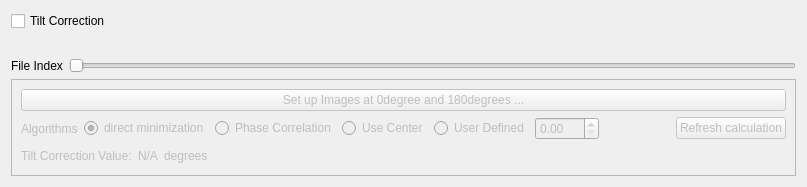
          <widget class="QWidget" name="page_2">
           <property name="geometry">
            <rect>
             <x>0</x>
             <y>0</y>
             <width>807</width>
             <height>187</height>
            </rect>
           </property>
           <attribute name="label">
            <string>Tilt Correction</string>
           </attribute>
           <layout class="QVBoxLayout" name="verticalLayout_7">
            <item>
             <widget class="QCheckBox" name="tilt_correction_checkBox">
              <property name="text">
               <string>Tilt Correction</string>
              </property>
             </widget>
            </item>
            <item>
             <widget class="QWidget" name="tilt_correction_widget" native="true">
              <property name="sizePolicy">
               <sizepolicy hsizetype="Preferred" vsizetype="Expanding">
                <horstretch>0</horstretch>
                <verstretch>0</verstretch>
               </sizepolicy>
              </property>
             </widget>
            </item>
            <item>
             <layout class="QHBoxLayout" name="horizontalLayout_5">
              <item>
               <widget class="QLabel" name="label_10">
                <property name="text">
                 <string>File Index</string>
                </property>
               </widget>
              </item>
              <item>
               <widget class="QSlider" name="tilt_correction_file_index_horizontalSlider">
                <property name="orientation">
                 <enum>Qt::Horizontal</enum>
                </property>
               </widget>
              </item>
             </layout>
            </item>
            <item>
             <widget class="QFrame" name="tilt_correction_frame">
              <property name="enabled">
               <bool>false</bool>
              </property>
              <property name="frameShape">
               <enum>QFrame::StyledPanel</enum>
              </property>
              <property name="frameShadow">
               <enum>QFrame::Raised</enum>
              </property>
              <layout class="QVBoxLayout" name="verticalLayout_8">
               <item>
                <widget class="QPushButton" name="tilt_correction_setup_0_and_180degrees_images_pushButton">
                 <property name="text">
                  <string>Set up Images at 0degree and 180degrees ...</string>
                 </property>
                </widget>
               </item>
               <item>
                <layout class="QHBoxLayout" name="horizontalLayout_7">
                 <item>
                  <widget class="QLabel" name="label_14">
                   <property name="text">
                    <string>Algorithms</string>
                   </property>
                  </widget>
                 </item>
                 <item>
                  <widget class="QRadioButton" name="tilt_correction_direct_minimization_radioButton">
                   <property name="text">
                    <string>direct minimization</string>
                   </property>
                   <property name="checked">
                    <bool>true</bool>
                   </property>
                  </widget>
                 </item>
                 <item>
                  <widget class="QRadioButton" name="tilt_correction_phase_correlation_radioButton">
                   <property name="text">
                    <string>Phase Correlation</string>
                   </property>
                   <property name="checked">
                    <bool>false</bool>
                   </property>
                  </widget>
                 </item>
                 <item>
                  <widget class="QRadioButton" name="tilt_correction_use_center_radioButton">
                   <property name="text">
                    <string>Use Center</string>
                   </property>
                  </widget>
                 </item>
                 <item>
                  <widget class="QRadioButton" name="tilt_user_defined_radioButton">
                   <property name="text">
                    <string>User Defined</string>
                   </property>
                  </widget>
                 </item>
                 <item>
                  <widget class="QDoubleSpinBox" name="tilt_user_defined_doubleSpinBox">
                   <property name="maximum">
                    <double>360.000000000000000</double>
                   </property>
                  </widget>
                 </item>
                 <item>
                  <spacer name="horizontalSpacer_3">
                   <property name="orientation">
                    <enum>Qt::Horizontal</enum>
                   </property>
                   <property name="sizeHint" stdset="0">
                    <size>
                     <width>40</width>
                     <height>20</height>
                    </size>
                   </property>
                  </spacer>
                 </item>
                 <item>
                  <widget class="QPushButton" name="tilt_refresh_calculation_pushButton">
                   <property name="text">
                    <string>Refresh calculation</string>
                   </property>
                  </widget>
                 </item>
                </layout>
               </item>
               <item>
                <layout class="QHBoxLayout" name="horizontalLayout_6">
                 <item>
                  <widget class="QLabel" name="label_11">
                   <property name="text">
                    <string>Tilt Correction Value:</string>
                   </property>
                  </widget>
                 </item>
                 <item>
                  <widget class="QLabel" name="tilt_correcton_value_label">
                   <property name="text">
                    <string>N/A</string>
                   </property>
                  </widget>
                 </item>
                 <item>
                  <widget class="QLabel" name="tilt_correction_units_label">
                   <property name="text">
                    <string>degrees</string>
                   </property>
                  </widget>
                 </item>
                 <item>
                  <spacer name="horizontalSpacer_2">
                   <property name="orientation">
                    <enum>Qt::Horizontal</enum>
                   </property>
                   <property name="sizeHint" stdset="0">
                    <size>
                     <width>40</width>
                     <height>20</height>
                    </size>
                   </property>
                  </spacer>
                 </item>
                </layout>
               </item>
              </layout>
             </widget>
            </item>
           </layout>
          </widget>
